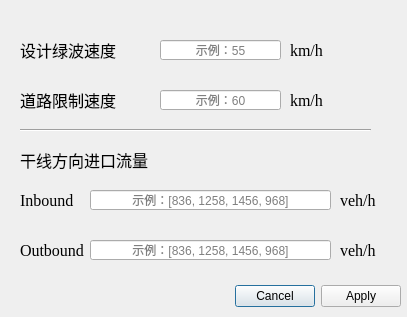
<?xml version="1.0" encoding="UTF-8"?>
<ui version="4.0">
 <class>BaseData</class>
 <widget class="QDialog" name="BaseData">
  <property name="geometry">
   <rect>
    <x>0</x>
    <y>0</y>
    <width>407</width>
    <height>317</height>
   </rect>
  </property>
  <property name="windowTitle">
   <string>基础数据</string>
  </property>
  <property name="windowIcon">
   <iconset>
    <normaloff>icon_sub/basedata.png</normaloff>icon_sub/basedata.png</iconset>
  </property>
  <widget class="QLabel" name="label_greenspeed">
   <property name="geometry">
    <rect>
     <x>20</x>
     <y>40</y>
     <width>101</width>
     <height>20</height>
    </rect>
   </property>
   <property name="font">
    <font>
     <family>宋体</family>
     <pointsize>12</pointsize>
    </font>
   </property>
   <property name="text">
    <string>设计绿波速度</string>
   </property>
  </widget>
  <widget class="QDialogButtonBox" name="buttonBox_BaseDataCtro">
   <property name="geometry">
    <rect>
     <x>230</x>
     <y>280</y>
     <width>171</width>
     <height>32</height>
    </rect>
   </property>
   <property name="orientation">
    <enum>Qt::Horizontal</enum>
   </property>
   <property name="standardButtons">
    <set>QDialogButtonBox::Apply|QDialogButtonBox::Cancel</set>
   </property>
  </widget>
  <widget class="QLineEdit" name="lineEdit_greenspeedinput">
   <property name="geometry">
    <rect>
     <x>160</x>
     <y>40</y>
     <width>121</width>
     <height>20</height>
    </rect>
   </property>
   <property name="inputMask">
    <string/>
   </property>
   <property name="text">
    <string/>
   </property>
   <property name="alignment">
    <set>Qt::AlignCenter</set>
   </property>
   <property name="dragEnabled">
    <bool>false</bool>
   </property>
   <property name="placeholderText">
    <string>示例：55</string>
   </property>
  </widget>
  <widget class="QLabel" name="label_greenspeedunint">
   <property name="geometry">
    <rect>
     <x>290</x>
     <y>40</y>
     <width>70</width>
     <height>20</height>
    </rect>
   </property>
   <property name="font">
    <font>
     <family>Times New Roman</family>
     <pointsize>12</pointsize>
    </font>
   </property>
   <property name="text">
    <string>km/h</string>
   </property>
  </widget>
  <widget class="QLineEdit" name="lineEdit_limspeedinput">
   <property name="geometry">
    <rect>
     <x>160</x>
     <y>90</y>
     <width>121</width>
     <height>20</height>
    </rect>
   </property>
   <property name="inputMask">
    <string/>
   </property>
   <property name="text">
    <string/>
   </property>
   <property name="alignment">
    <set>Qt::AlignCenter</set>
   </property>
   <property name="dragEnabled">
    <bool>false</bool>
   </property>
   <property name="placeholderText">
    <string>示例：60</string>
   </property>
  </widget>
  <widget class="QLabel" name="label_limspeedunint">
   <property name="geometry">
    <rect>
     <x>290</x>
     <y>90</y>
     <width>70</width>
     <height>20</height>
    </rect>
   </property>
   <property name="font">
    <font>
     <family>Times New Roman</family>
     <pointsize>12</pointsize>
    </font>
   </property>
   <property name="text">
    <string>km/h</string>
   </property>
  </widget>
  <widget class="QLabel" name="label_limspeed_2">
   <property name="geometry">
    <rect>
     <x>20</x>
     <y>90</y>
     <width>101</width>
     <height>20</height>
    </rect>
   </property>
   <property name="font">
    <font>
     <family>宋体</family>
     <pointsize>12</pointsize>
    </font>
   </property>
   <property name="text">
    <string>道路限制速度</string>
   </property>
  </widget>
  <widget class="QLabel" name="label_vehVolumes">
   <property name="geometry">
    <rect>
     <x>20</x>
     <y>150</y>
     <width>131</width>
     <height>20</height>
    </rect>
   </property>
   <property name="font">
    <font>
     <family>宋体</family>
     <pointsize>12</pointsize>
    </font>
   </property>
   <property name="text">
    <string>干线方向进口流量</string>
   </property>
  </widget>
  <widget class="Line" name="line_3">
   <property name="geometry">
    <rect>
     <x>20</x>
     <y>120</y>
     <width>351</width>
     <height>20</height>
    </rect>
   </property>
   <property name="orientation">
    <enum>Qt::Horizontal</enum>
   </property>
  </widget>
  <widget class="QLabel" name="label_vehVolumes_Inunint">
   <property name="geometry">
    <rect>
     <x>340</x>
     <y>190</y>
     <width>41</width>
     <height>20</height>
    </rect>
   </property>
   <property name="font">
    <font>
     <family>Times New Roman</family>
     <pointsize>12</pointsize>
    </font>
   </property>
   <property name="text">
    <string>veh/h</string>
   </property>
  </widget>
  <widget class="QLineEdit" name="lineEdit_vehVolumes_Ininput">
   <property name="geometry">
    <rect>
     <x>90</x>
     <y>190</y>
     <width>241</width>
     <height>20</height>
    </rect>
   </property>
   <property name="text">
    <string/>
   </property>
   <property name="alignment">
    <set>Qt::AlignCenter</set>
   </property>
   <property name="placeholderText">
    <string>示例：[836, 1258, 1456, 968]</string>
   </property>
  </widget>
  <widget class="QLabel" name="label_vehVolumes_In">
   <property name="geometry">
    <rect>
     <x>20</x>
     <y>190</y>
     <width>70</width>
     <height>20</height>
    </rect>
   </property>
   <property name="font">
    <font>
     <family>Times New Roman</family>
     <pointsize>12</pointsize>
    </font>
   </property>
   <property name="text">
    <string>Inbound</string>
   </property>
  </widget>
  <widget class="QLineEdit" name="lineEdit_vehVolumes_Outinput">
   <property name="geometry">
    <rect>
     <x>90</x>
     <y>240</y>
     <width>241</width>
     <height>20</height>
    </rect>
   </property>
   <property name="text">
    <string/>
   </property>
   <property name="alignment">
    <set>Qt::AlignCenter</set>
   </property>
   <property name="placeholderText">
    <string>示例：[836, 1258, 1456, 968]</string>
   </property>
  </widget>
  <widget class="QLabel" name="label_vehVolumes_Out">
   <property name="geometry">
    <rect>
     <x>20</x>
     <y>240</y>
     <width>70</width>
     <height>20</height>
    </rect>
   </property>
   <property name="font">
    <font>
     <family>Times New Roman</family>
     <pointsize>12</pointsize>
    </font>
   </property>
   <property name="text">
    <string>Outbound</string>
   </property>
  </widget>
  <widget class="QLabel" name="labell_vehVolumes_Outunint">
   <property name="geometry">
    <rect>
     <x>340</x>
     <y>240</y>
     <width>41</width>
     <height>20</height>
    </rect>
   </property>
   <property name="font">
    <font>
     <family>Times New Roman</family>
     <pointsize>12</pointsize>
    </font>
   </property>
   <property name="text">
    <string>veh/h</string>
   </property>
  </widget>
 </widget>
 <resources/>
 <connections>
  <connection>
   <sender>buttonBox_BaseDataCtro</sender>
   <signal>accepted()</signal>
   <receiver>BaseData</receiver>
   <slot>reject()</slot>
   <hints>
    <hint type="sourcelabel">
     <x>315</x>
     <y>295</y>
    </hint>
    <hint type="destinationlabel">
     <x>203</x>
     <y>158</y>
    </hint>
   </hints>
  </connection>
  <connection>
   <sender>buttonBox_BaseDataCtro</sender>
   <signal>rejected()</signal>
   <receiver>BaseData</receiver>
   <slot>accept()</slot>
   <hints>
    <hint type="sourcelabel">
     <x>315</x>
     <y>295</y>
    </hint>
    <hint type="destinationlabel">
     <x>203</x>
     <y>158</y>
    </hint>
   </hints>
  </connection>
 </connections>
</ui>
